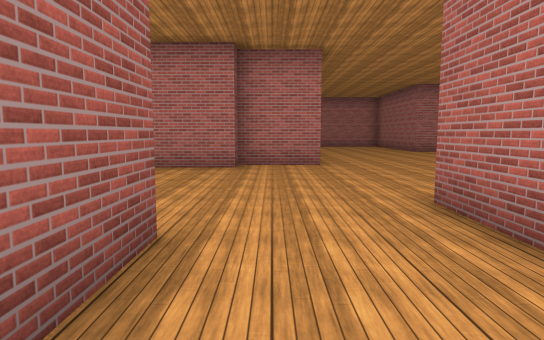
View 1 (above)

20 first-person views from a walk through a scene from a Unity 3-D project. The camera is 1.5 m above the floor, tilts 6° down and sees 75° across. The floor is counted in squares, 2 m on a side. Each view is taken from the middle of a square. On the plan, view 1 faces up. The plan holds only what a view shows up to about 11 squares ahead; the rest is blank. The place goes on beyond the plan. The player is left out. Surface patterns are stand-ins for the level's own textures.

View 2
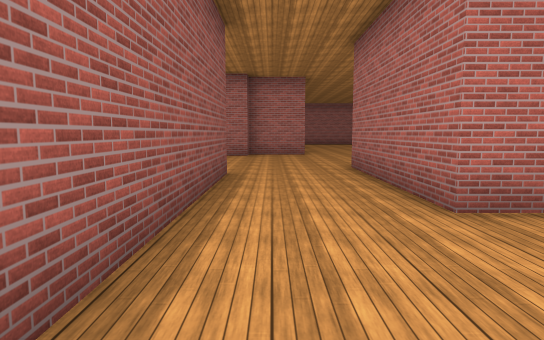

View 3
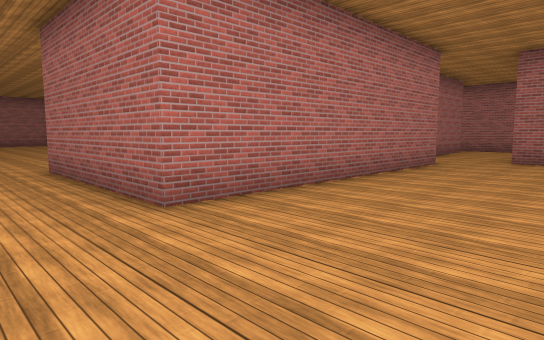

View 4
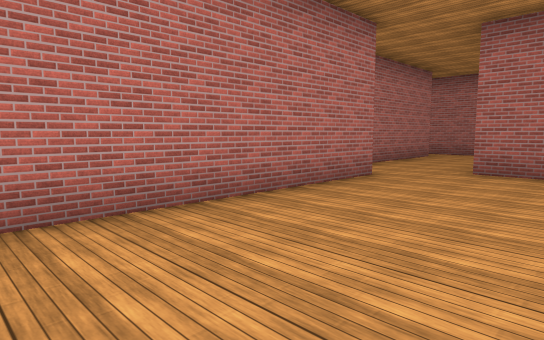

View 5
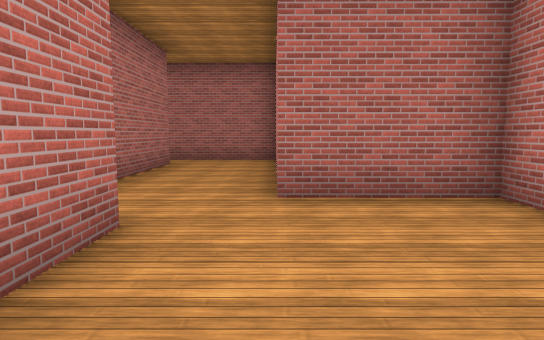

View 6
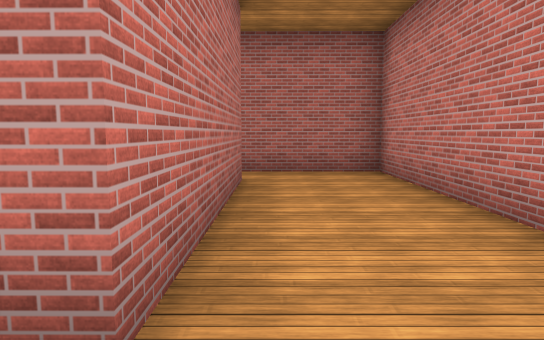

View 7
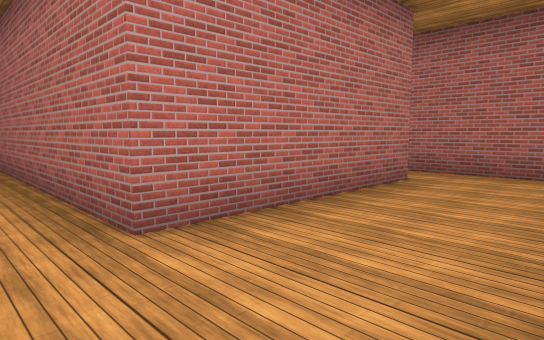

View 8
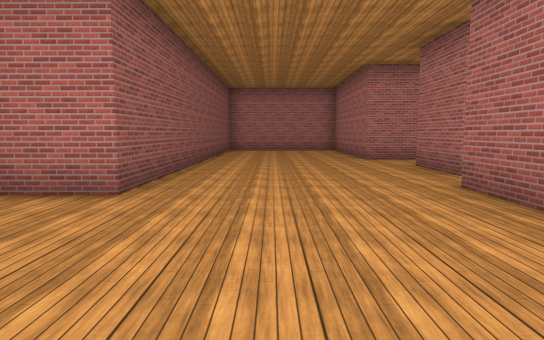

View 9
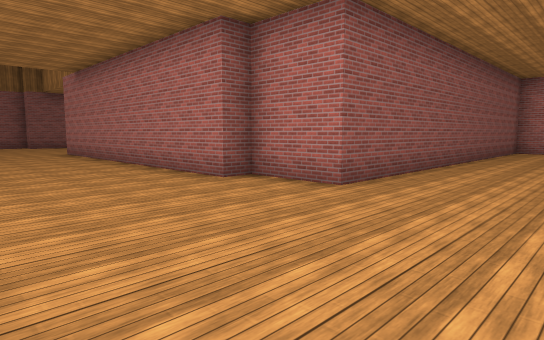

View 10
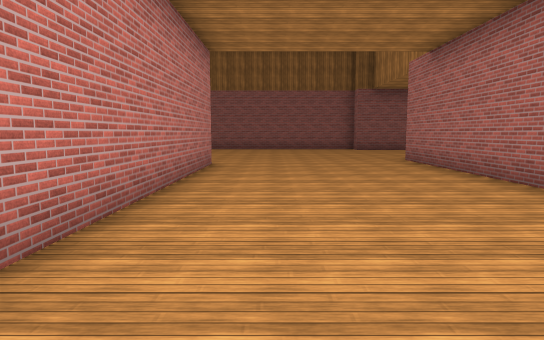

View 11
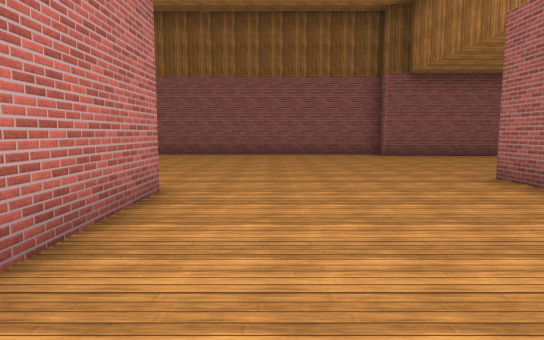

View 12
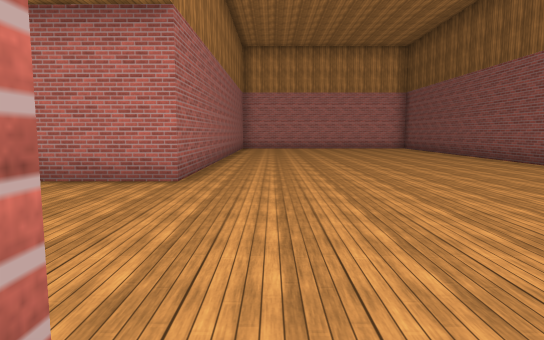

View 13
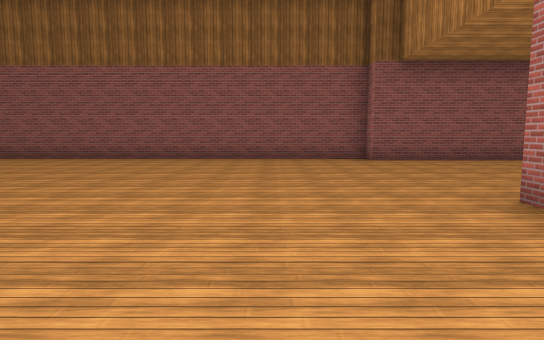

View 14
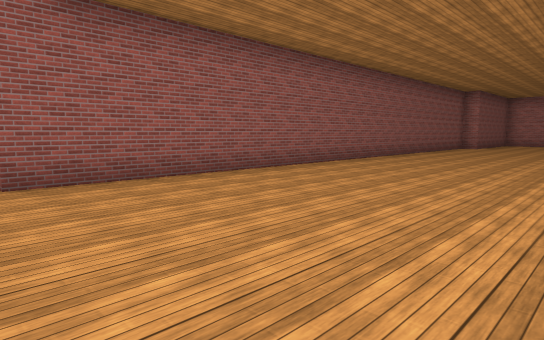

View 15
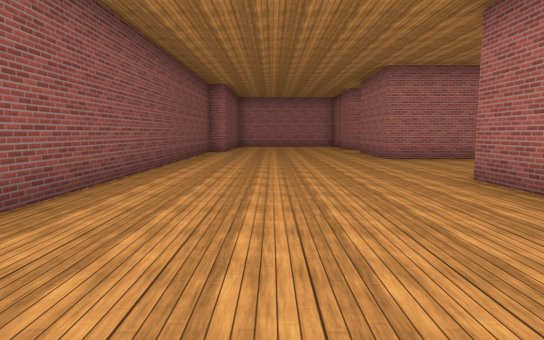

View 16
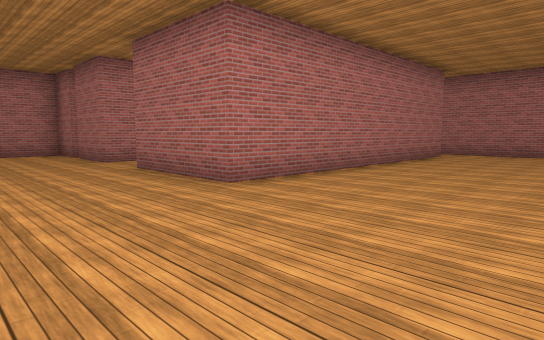

View 17
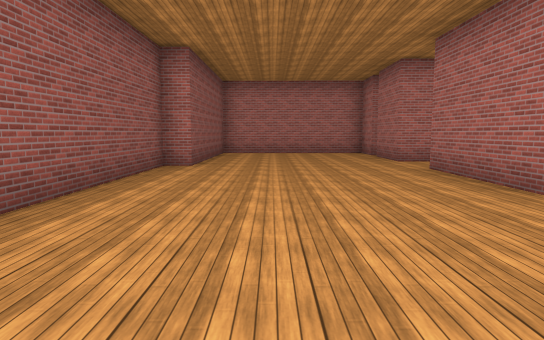

View 18
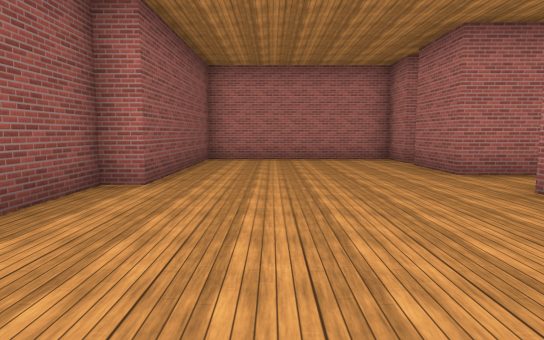

View 19
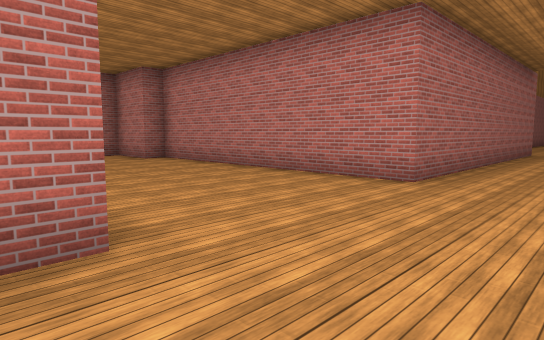

View 20
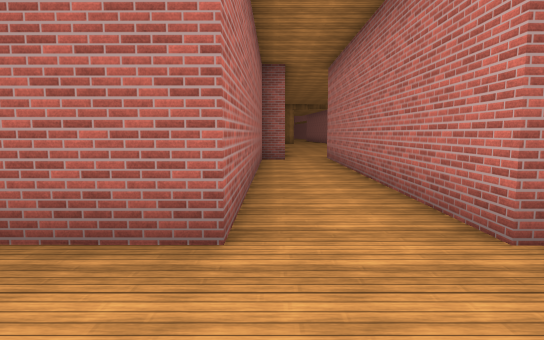

### Floor plan
Points are (right, up) in squares from view 1. A wall is a line through its corners. A room is listed if a view was taken in it or the views show most of it. See-through windows are left out.
Room 1 (views 1, 2, 3, 4, 5, 6, 7)
walls: (8.9, -0.8) (1.7, -0.7) (1.8, 3.9); (10.6, -2.1) (15.9, -2.1) (15.9, 1.2); (10.1, -4.5) (10.1, -2); (-0.8, 2.5) (-0.9, -3); (14.7, 0.5) (10.1, 0.5) (10.1, 4)
ways out: opening at (0.5, 2.5) to room 2
Room 2 (views 8, 9, 10, 11, 12, 13, 14, 15, 16, 17, 18, 19, 20)
walls: (-0.1, 18.6) (-0.1, 19.8); (1.2, 16.9) (1.1, 8.3) (-0.8, 8.3) (-0.8, 7.6) (-9.8, 7.7) (-9.7, 16.7) (-2, 16.6) (-2, 17.3) (-1, 17.3); (-1.5, 21.1) (-9.7, 21.2) (-9.7, 24.4) (-2.5, 24.3); (-8.6, -2.9) (-8.5, 2.5) (-1.8, 2.5); (-2, 25.5) (-2, 26.3); (-2.6, 26.3) (-9.7, 26.3) (-9.7, 28.3); (5.6, 7.4) (5.6, 9); (6.3, 10.1) (6.3, 12.1); (-9.7, 28.8) (-9.7, 30.2) (-12, 30.2); (7.1, 14) (5.7, 14) (5.7, 15.1); (-13.9, 30.2) (-14.8, 30.2) (-14.8, 25.1) (-15.5, 25.1) (-15.6, 7.7) (-16.2, 7.7) (-16.3, -3.1)
ways out: opening at (0.5, 2.5) to room 1; opening at (-3, 25); opening at (-1, 21); opening at (7.5, 13)

Where each view was taken, in squares from view 1:
view 1: 0 up, 0 right, facing up
view 2: 4 down, 0 right, facing up
view 3: 4 down, 0 right, facing up-right
view 4: 4 down, 3 right, facing up-right
view 5: 2 down, 6 right, facing right
view 6: 0 up, 9 right, facing right
view 7: 2 down, 9 right, facing up-right
view 8: 4 up, 3 right, facing up
view 9: 4 up, 4 right, facing up-left
view 10: 4 up, 0 right, facing left
view 11: 4 up, 4 left, facing left
view 12: 8 up, 10 left, facing down
view 13: 5 up, 6 left, facing left
view 14: 7 up, 10 left, facing up-left
view 15: 11 up, 13 left, facing up
view 16: 17 up, 13 left, facing up-right
view 17: 17 up, 13 left, facing up
view 18: 20 up, 13 left, facing up
view 19: 22 up, 12 left, facing down-right
view 20: 26 up, 12 left, facing right
